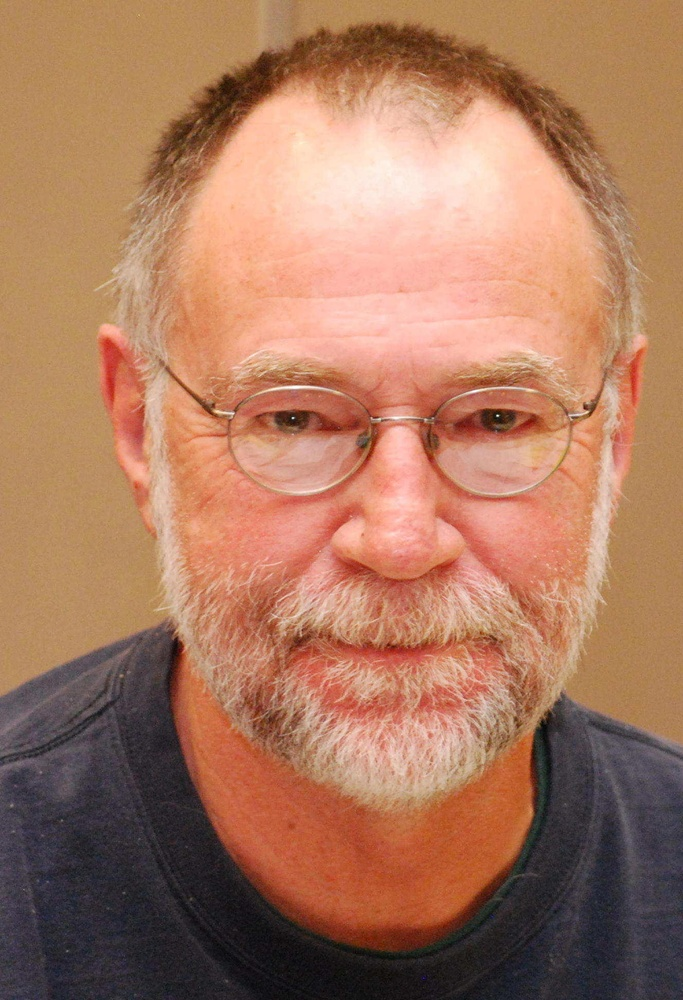
#> input picture Temporary Python Workspace/Testface.jpg, 683 x 1000 px, shrunk from 1328 x 1944 before the run
$ python Snippets.py
#> lines starting #> are read from the running program, lines starting #| are printed output that depends on the picture; after the words box and inside, x2 and y2 are one past the last pixel; in counts of white or black regions, pixels touching at a corner belong together
# Open CV tutorial to do canny edge detection
import cv2 as cv
import numpy as np
from matplotlib import pyplot as plt

# Images are held as an array of arrays. It is of the format img[row][column]
img = cv.imread('Testface.jpg',0)
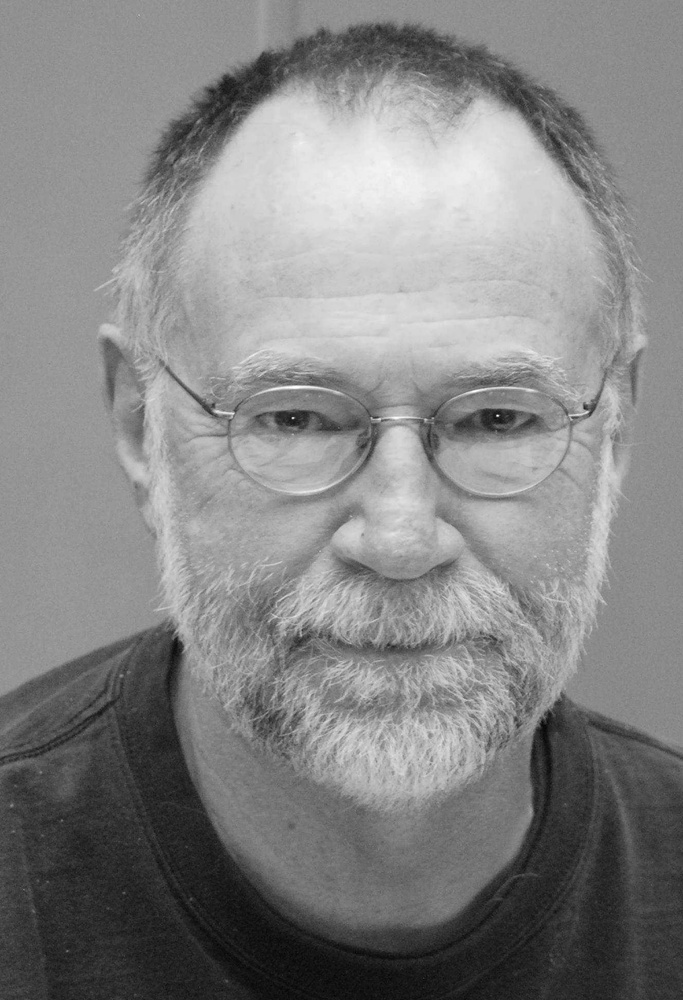
#> img: shape (1000, 683); min 1, max 255, mean 132.3
edges = cv.Canny(img,50,200)
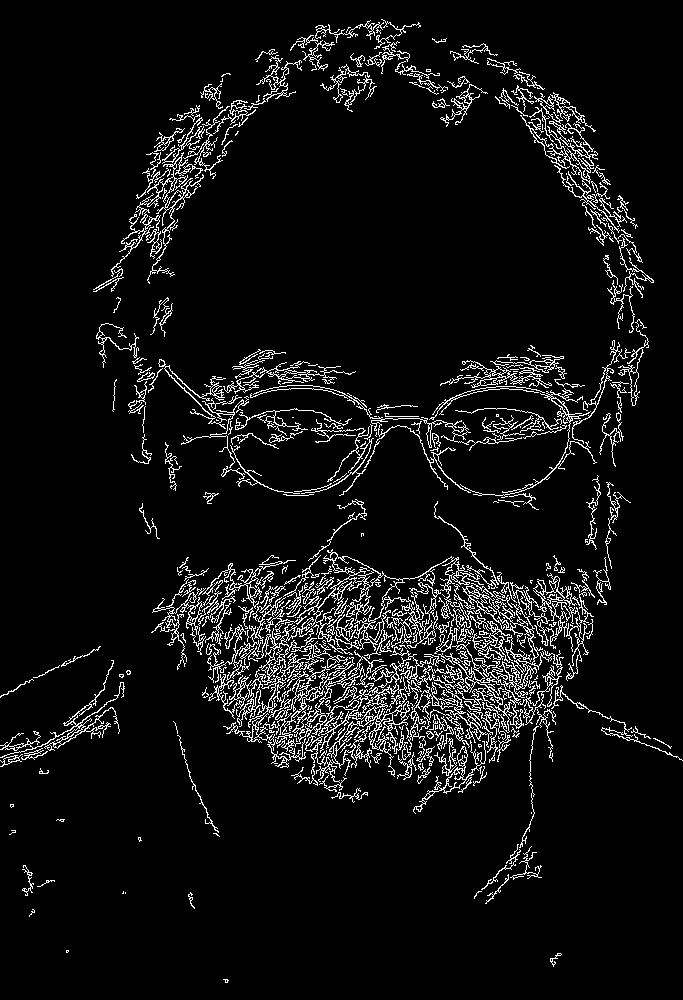
#> edges: shape (1000, 683); 6.6% white in thin lines or dots

plt.subplot(121)
plt.imshow(img,cmap = 'gray')
plt.title('Original Image')
plt.xticks([])
plt.yticks([])
plt.subplot(122)
plt.imshow(edges,cmap = 'gray')
plt.title('Edge Image')
plt.xticks([])
plt.yticks([])

plt.show()
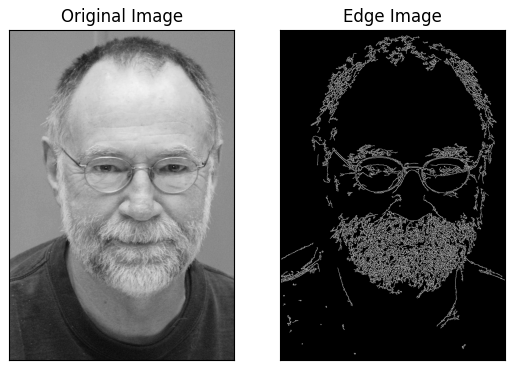
#> figure drawn by matplotlib, 2 panels

# Shows the image held in img with the title of window "image" until you press 0
cv.imshow("image", img)
cv.waitKey(0)

# Saves an image
cv.imwrite('01.png',img)

$ run again, with Temporary Python Workspace/fraser.jpg copied over Temporary Python Workspace/Testface.jpg
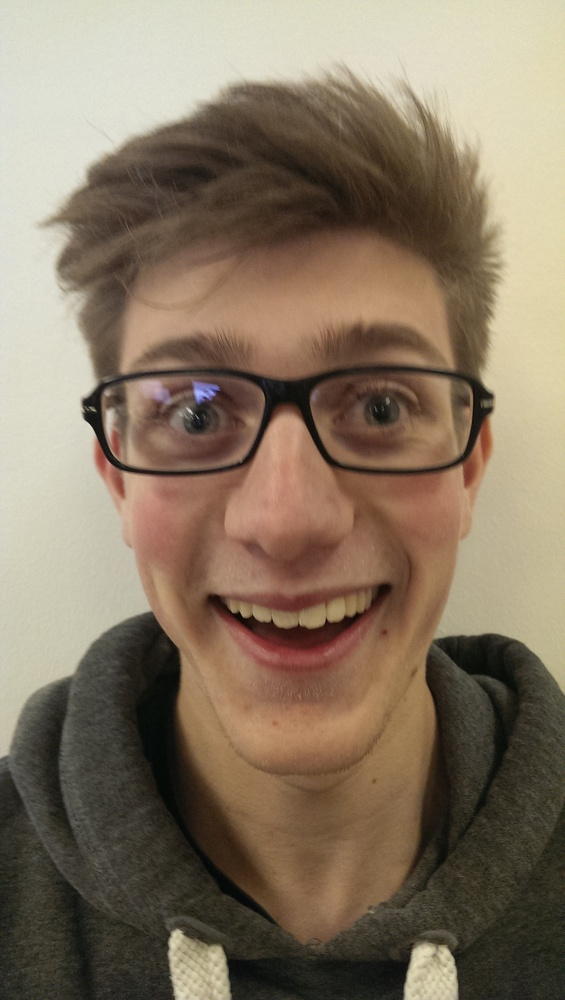
#> input picture Temporary Python Workspace/fraser.jpg, 565 x 1000 px, shrunk from 1520 x 2688 before the run
#> `edges = cv.Canny(img,50,200)`:
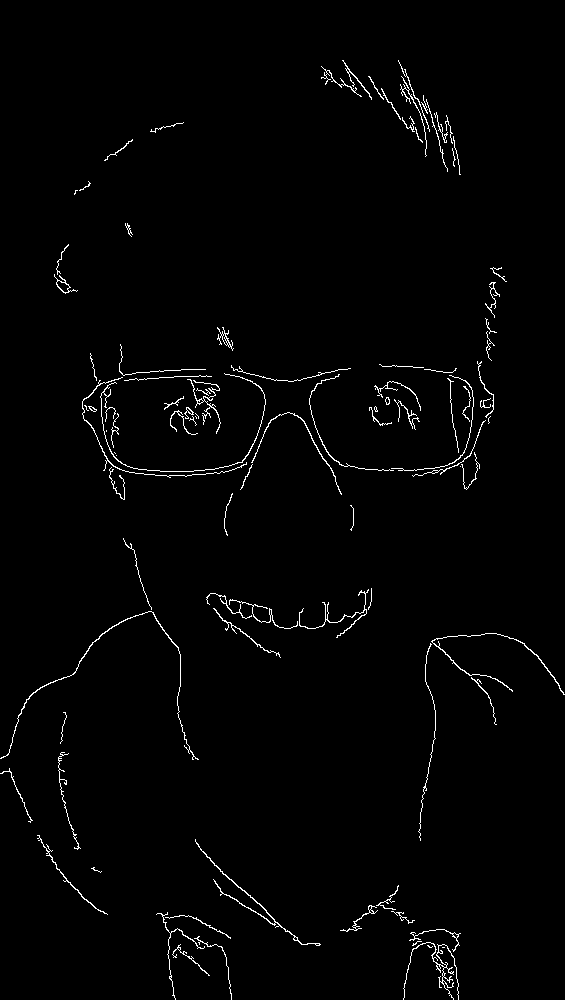
#> edges: shape (1000, 565); 1.5% white in thin lines or dots
#> `plt.show()`:
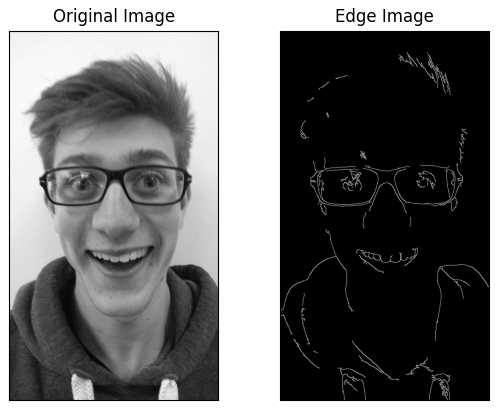
#> figure drawn by matplotlib, 2 panels

$ run again, with Temporary Python Workspace/lewis.jpg copied over Temporary Python Workspace/Testface.jpg
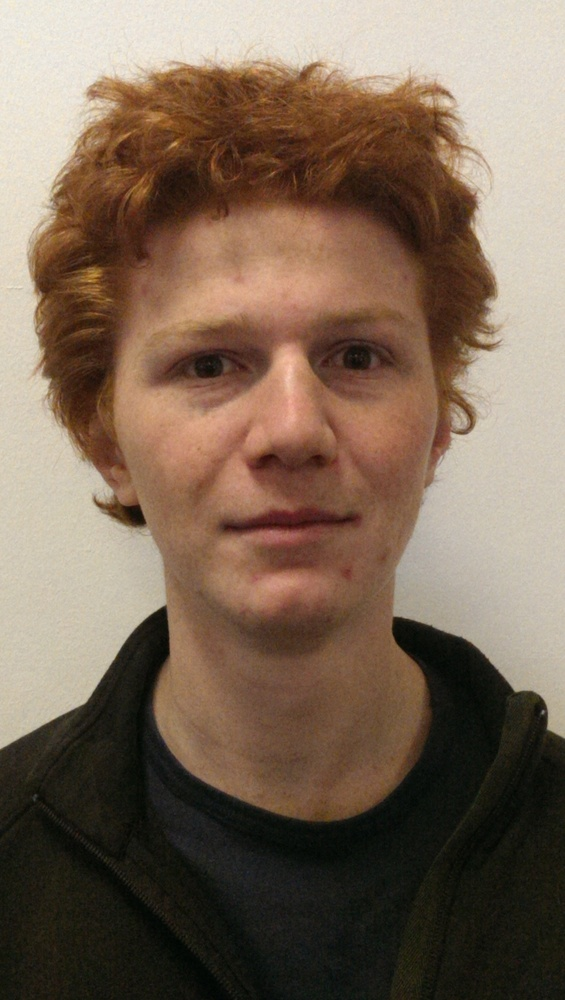
#> input picture Temporary Python Workspace/lewis.jpg, 565 x 1000 px, shrunk from 1520 x 2688 before the run
#> `edges = cv.Canny(img,50,200)`:
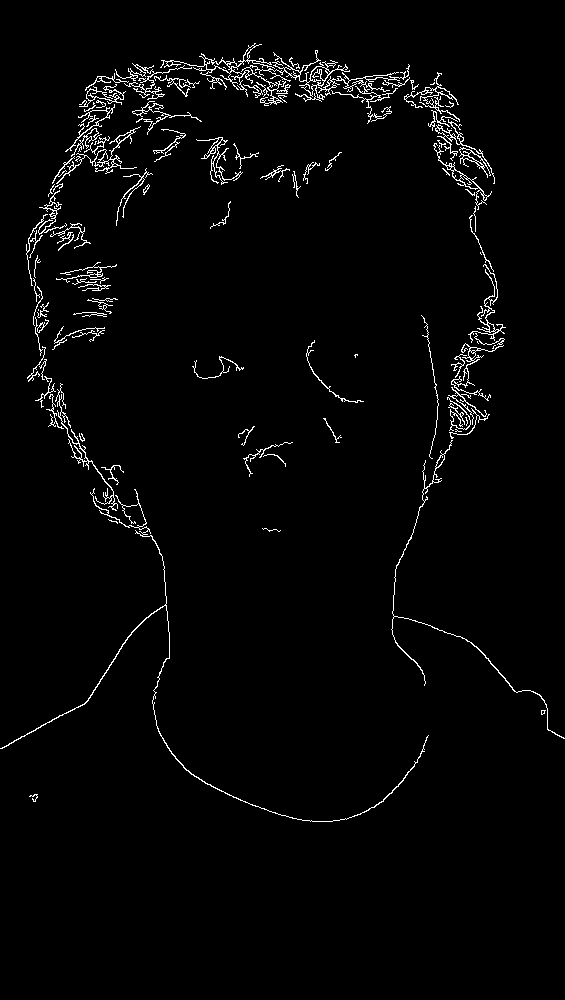
#> edges: shape (1000, 565); 2.3% white in thin lines or dots, all inside (x1, y1, x2, y2) = (0, 43, 565, 822)
#> `plt.show()`:
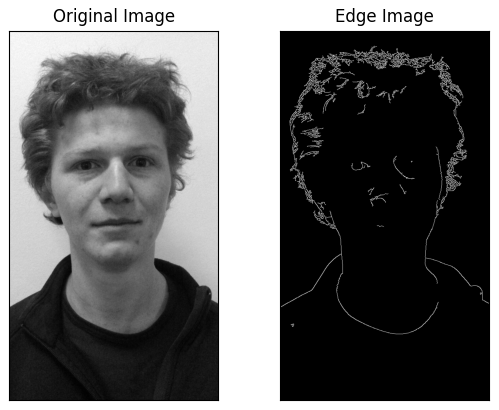
#> figure drawn by matplotlib, 2 panels
